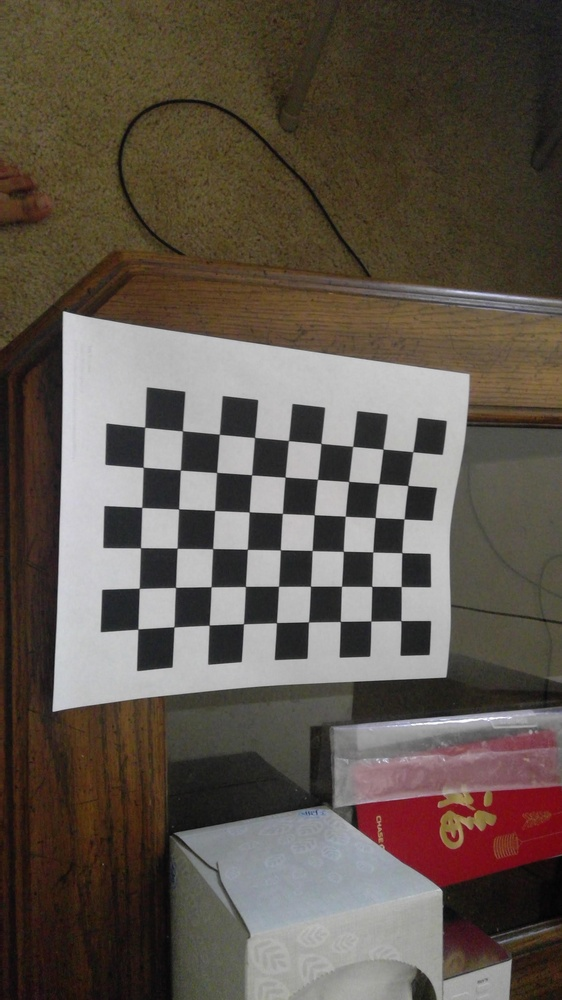
#> input picture commu-intell/ros/src/ar_tags/detect2/chessboard1.jpeg, 562 x 1000 px, shrunk from 1836 x 3264 before the run; its folder holds only this picture in this run
$ python trial.py
#> lines starting #> are read from the running program, lines starting #| are printed output that depends on the picture; after the words box and inside, x2 and y2 are one past the last pixel; in counts of white or black regions, pixels touching at a corner belong together; long printed decimals are rounded
#!/usr/bin/python

import numpy
import cv2
import pickle
import glob

# Create arrays you'll use to store object points and image points from all images processed
objpoints = [] # 3D point in real world space where chess squares are
imgpoints = [] # 2D point in image plane, determined by CV2

# Chessboard variables
CHESSBOARD_CORNERS_ROWCOUNT = 9
CHESSBOARD_CORNERS_COLCOUNT = 6

# Theoretical object points for the chessboard we're calibrating against,
# These will come out like:
#     (0, 0, 0), (1, 0, 0), ...,
#     (CHESSBOARD_CORNERS_ROWCOUNT-1, CHESSBOARD_CORNERS_COLCOUNT-1, 0)
# Note that the Z value for all stays at 0, as this is a printed out 2D image
# And also that the max point is -1 of the max because we're zero-indexing
# The following line generates all the tuples needed at (0, 0, 0)
objp = numpy.zeros((CHESSBOARD_CORNERS_ROWCOUNT*CHESSBOARD_CORNERS_COLCOUNT,3), numpy.float32)
# The following line fills the tuples just generated with their values (0, 0, 0), (1, 0, 0), ...
objp[:,:2] = numpy.mgrid[0:CHESSBOARD_CORNERS_ROWCOUNT,0:CHESSBOARD_CORNERS_COLCOUNT].T.reshape(-1, 2)

# Need a set of images or a video taken with the camera you want to calibrate
# I'm using a set of images taken with the camera with the naming convention:
# 'camera-pic-of-chessboard-<NUMBER>.jpg'
images = glob.glob('/home/mvempati/Desktop/aruco_test/detect2/chessboard*.jpeg', recursive=True)
# All images used should be the same size, which if taken with the same camera shouldn't be a problem
imageSize = None # Determined at runtime

# Loop through images glob'ed
for iname in images:
    # Open the image
    img = cv2.imread(iname)
#> img is the input picture: shape (1000, 562, 3); mean B, G, R 76.3, 85.5, 95.2
    # Grayscale the image
    gray = cv2.cvtColor(img, cv2.COLOR_BGR2GRAY)
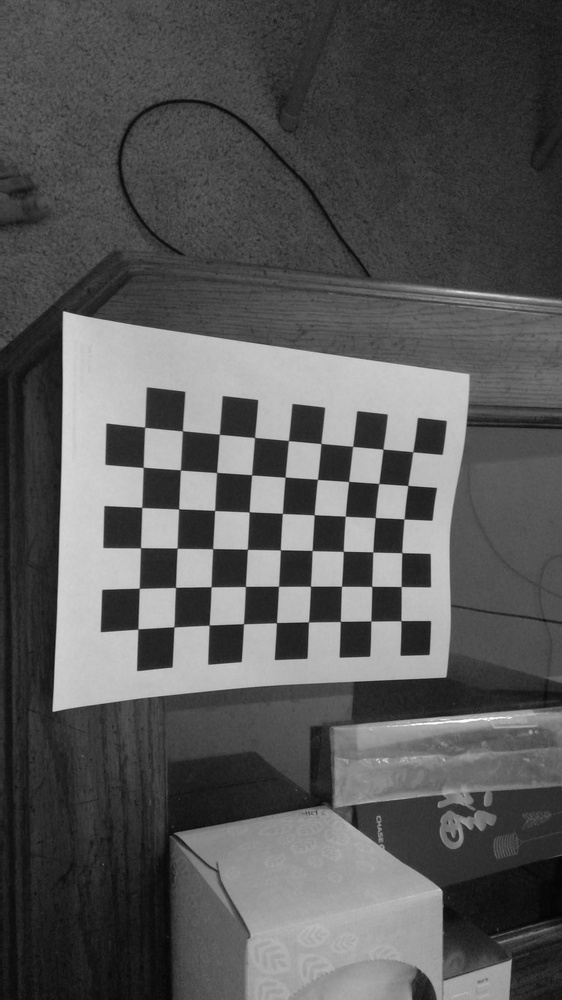
#> gray: shape (1000, 562); min 2, max 255, mean 87.4

    # Find chessboard in the image, setting PatternSize(2nd arg) to a tuple of (#rows, #columns)
    board, corners = cv2.findChessboardCorners(gray, (CHESSBOARD_CORNERS_ROWCOUNT,CHESSBOARD_CORNERS_COLCOUNT), None)
#> board = True; corners = 54 rows, first 8: [400.8, 620.7], [370.8, 621], [340.3, 621.5], [308.5, 621.9], [276.5, 622.7], [243.5, 623.7], [209.2, 625.1], [173.8, 626.9]

    # If a chessboard was found, let's collect image/corner points
    if board == True:
        # Add the points in 3D that we just discovered
        objpoints.append(objp)

        # Enhance corner accuracy with cornerSubPix
        corners_acc = cv2.cornerSubPix(
                image=gray,
                corners=corners,
                winSize=(11, 11),
                zeroZone=(-1, -1),
                criteria=(cv2.TERM_CRITERIA_EPS + cv2.TERM_CRITERIA_MAX_ITER, 30, 0.001)) # Last parameter is about termination critera
#> corners_acc = 54 rows, first 8: [400.9, 620.7], [370.8, 621], [340.3, 621.4], [308.5, 621.9], [276.4, 622.6], [243.5, 623.7], [209.2, 625.2], [174, 626.8]
        imgpoints.append(corners_acc)

        # If our image size is unknown, set it now
        if not imageSize:
            imageSize = gray.shape[::-1]

        # Draw the corners to a new image to show whoever is performing the calibration
        # that the board was properly detected
        img = cv2.drawChessboardCorners(img, (CHESSBOARD_CORNERS_ROWCOUNT, CHESSBOARD_CORNERS_COLCOUNT), corners_acc, board)
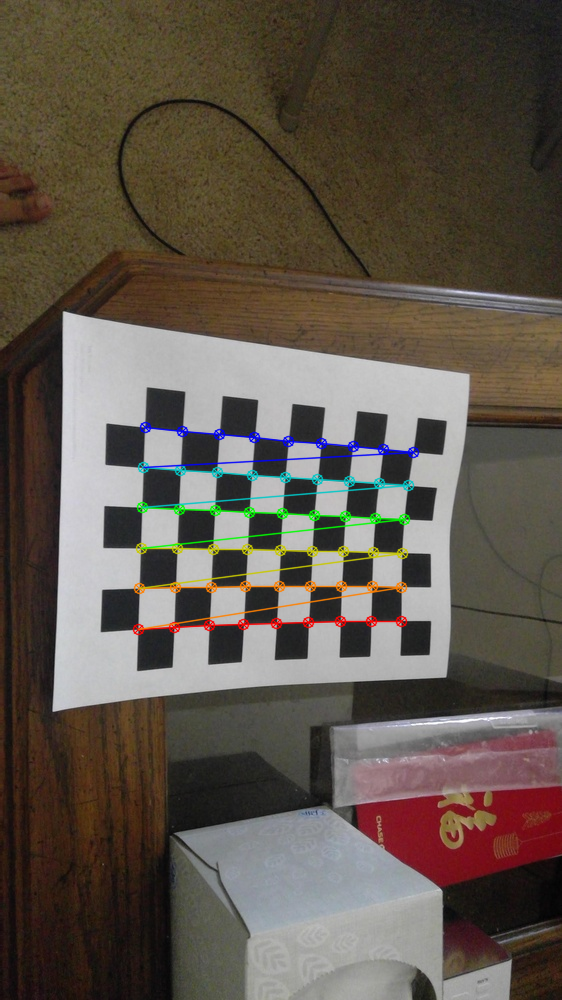
#> img: shape (1000, 562, 3); 2.28% of pixels changed, all inside (x1, y1, x2, y2) = (132, 421, 420, 636)
        # Pause to display each image, waiting for key press
        cv2.imshow('Chessboard', img)
        cv2.waitKey(0)
    else:
        print("Not able to detect a chessboard in image: {}".format(iname))

# Destroy any open CV windows
cv2.destroyAllWindows()

# Make sure at least one image was found
if len(images) < 1:
    # Calibration failed because there were no images, warn the user
    print("Calibration was unsuccessful. No images of chessboards were found. Add images of chessboards and use or alter the naming conventions used in this file.")
    # Exit for failure
    exit()

# Make sure we were able to calibrate on at least one chessboard by checking
# if we ever determined the image size
if not imageSize:
    # Calibration failed because we didn't see any chessboards of the PatternSize used
    print("Calibration was unsuccessful. We couldn't detect chessboards in any of the images supplied. Try changing the patternSize passed into findChessboardCorners(), or try different pictures of chessboards.")
    # Exit for failure
    exit()

# Now that we've seen all of our images, perform the camera calibration
# based on the set of points we've discovered
calibration, cameraMatrix, distCoeffs, rvecs, tvecs = cv2.calibrateCamera(
        objectPoints=objpoints,
        imagePoints=imgpoints,
        imageSize=imageSize,
        cameraMatrix=None,
        distCoeffs=None)
#> calibration = 0.587; cameraMatrix = [[405.2, 0, 362.1], [0, 431, 456.8], [0, 0, 1]]; distCoeffs = [[0.315, -0.532, -0.00458, 0.09, 0.437]]; rvecs = ([0.57, 0.126, -3],); tvecs = ([1.02, 4.82, 13.21],)

# Print matrix and distortion coefficient to the console
print(cameraMatrix)
#| [[405.203   0.         362.122]
#|  [  0.         430.965 456.768]
#|  [  0.           0.           1.        ]]
print(distCoeffs)
#| [[ 0.3145 -0.532 -0.004577  0.09004  0.4375]]

# Save values to be used where matrix+dist is required, for instance for posture estimation
# I save files in a pickle file, but you can use yaml or whatever works for you
f = open('calibration.pckl', 'wb')
pickle.dump((cameraMatrix, distCoeffs, rvecs, tvecs), f)
f.close()

# Print to console our success
print('Calibration successful. Calibration file used: {}'.format('calibration.pckl'))

$ run again, on commu-intell/ros/src/ar_tags/detect2/chessboard5.jpeg
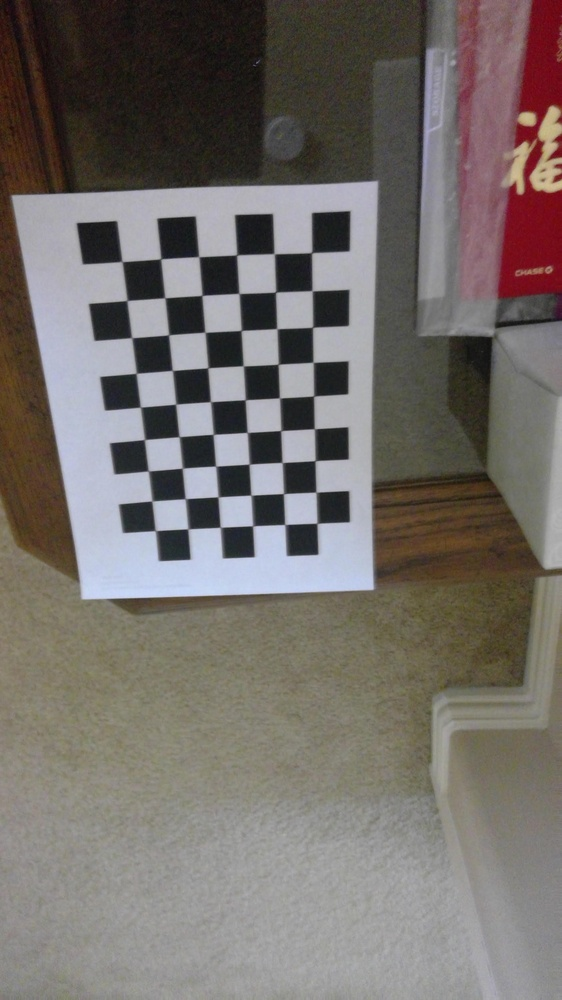
#> input picture commu-intell/ros/src/ar_tags/detect2/chessboard5.jpeg, 562 x 1000 px, shrunk from 1836 x 3264 before the run
#> img is the input picture: shape (1000, 562, 3); mean B, G, R 106.1, 110.3, 116.3
#> `gray = cv2.cvtColor(img, cv2.COLOR_BGR2GRAY)`:
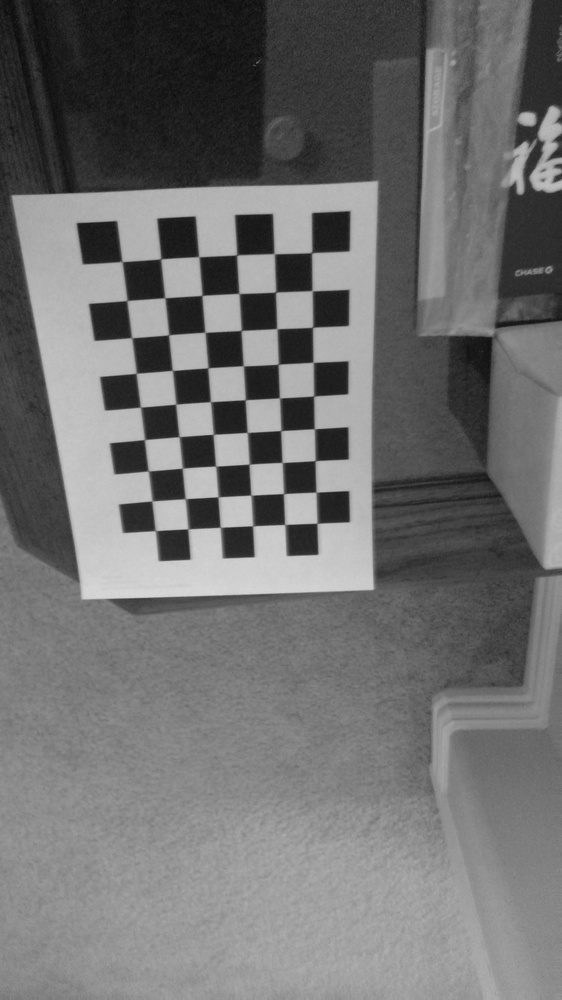
#> gray: shape (1000, 562); min 9, max 217, mean 111.6
#> board = True; corners = 54 rows, first 8: [311.4, 252.7], [312.1, 290.7], [312.4, 327.3], [313, 362.2], [313.5, 396.1], [314.3, 428.8], [314.9, 460.7], [315.6, 492]
#> corners_acc = 54 rows, first 8: [311.7, 252.6], [312.2, 290.7], [312.6, 327.3], [313.2, 362.3], [313.7, 396], [314.4, 428.7], [315.2, 460.6], [316.1, 492.2]
#> `img = cv2.drawChessboardCorners(img, (CHESSBOARD_CORNERS_ROWCOUNT, CHE..`:
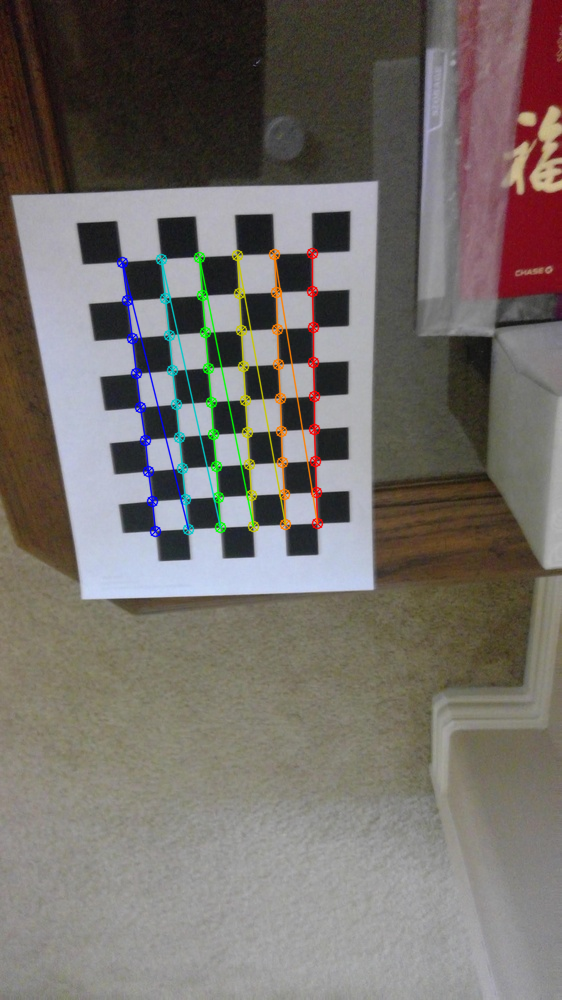
#> img: shape (1000, 562, 3); 2.32% of pixels changed, all inside (x1, y1, x2, y2) = (116, 247, 324, 538)
#> calibration = 0.458; cameraMatrix = [[1158.3, 0, 408.7], [0, 1587.8, 494.5], [0, 0, 1]]; distCoeffs = [[0.489, 5.84, 0.146, 0.114, -34.51]]; rvecs = ([0.65, -0.679, 1.48],); tvecs = ([-2.61, -4.7, 28.39],)
#| [[1.15825101e+03 0.00000000e+00 4.08654416e+02]
#|  [0.00000000e+00 1.58780661e+03 4.94528638e+02]
#|  [0.00000000e+00 0.00000000e+00 1.00000000e+00]]
#| [[  0.4889    5.835   0.146   0.1143 -34.514]]

$ run again, on commu-intell/ros/src/ar_tags/detect2/chessboard6.jpeg
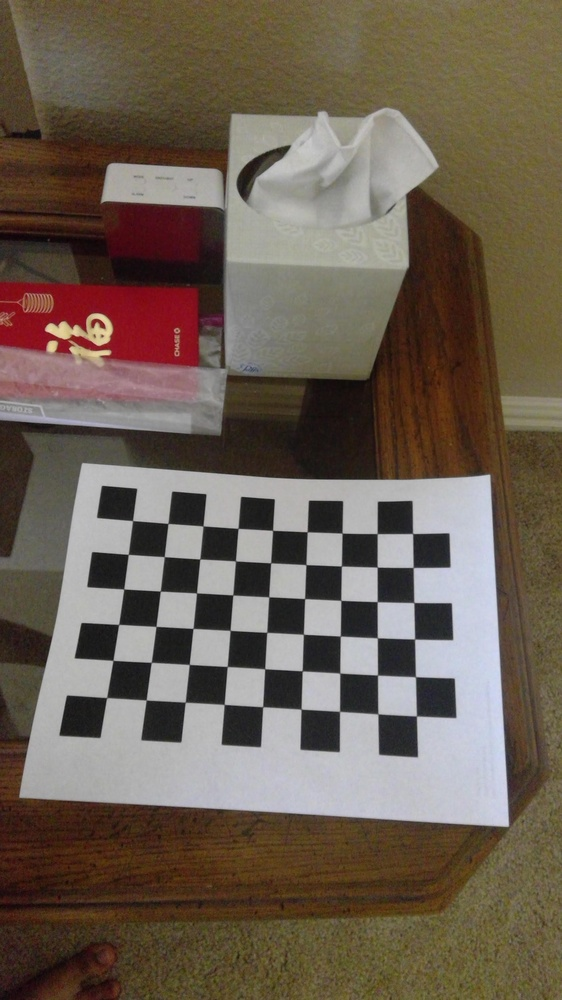
#> input picture commu-intell/ros/src/ar_tags/detect2/chessboard6.jpeg, 562 x 1000 px, shrunk from 1836 x 3264 before the run
#> img is the input picture: shape (1000, 562, 3); mean B, G, R 82.2, 95.1, 108.2
#> `gray = cv2.cvtColor(img, cv2.COLOR_BGR2GRAY)`:
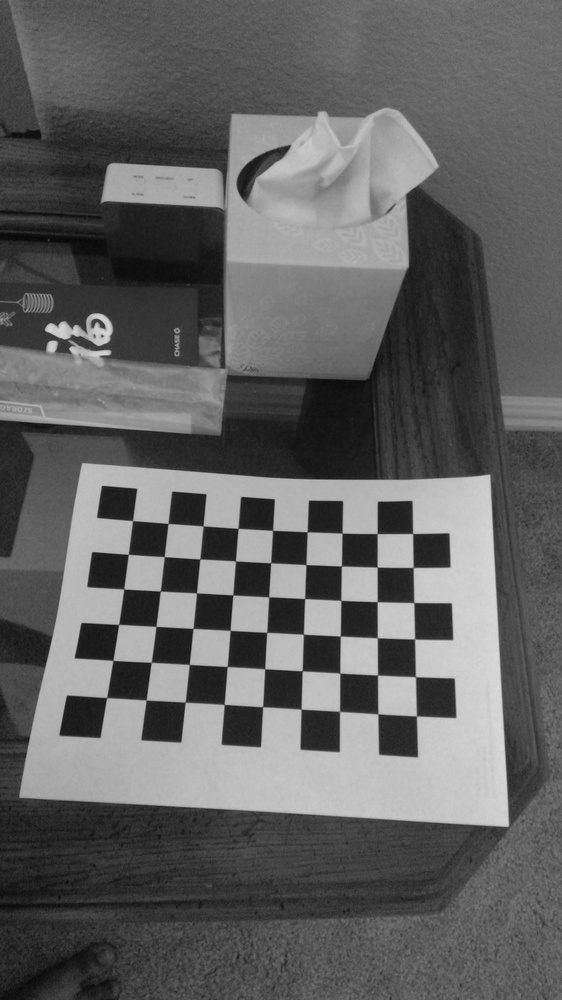
#> gray: shape (1000, 562); min 5, max 219, mean 97.6
#> board = True; corners = 54 rows, first 8: [132.5, 520.6], [167.8, 523.5], [202.9, 525.9], [238, 528.4], [272.6, 530.4], [307.2, 531.8], [342.2, 533.2], [377.3, 533.6]
#> corners_acc = 54 rows, first 8: [132.5, 520.6], [168, 523.4], [203, 525.9], [238.1, 528.4], [272.6, 530.3], [307.2, 531.8], [342.1, 533.1], [377.2, 533.6]
#> `img = cv2.drawChessboardCorners(img, (CHESSBOARD_CORNERS_ROWCOUNT, CHE..`:
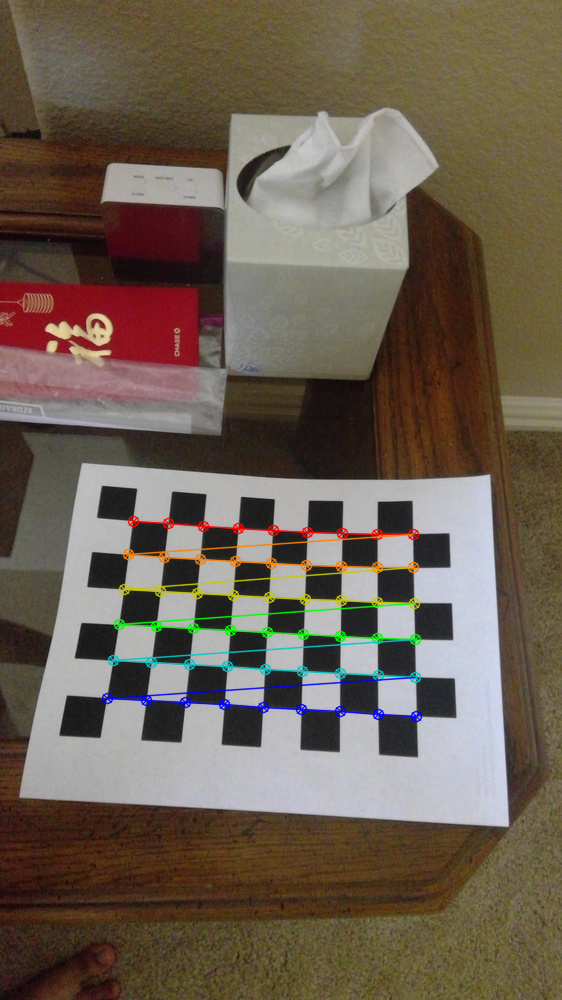
#> img: shape (1000, 562, 3); 2.44% of pixels changed, all inside (x1, y1, x2, y2) = (101, 515, 423, 723)
#> calibration = 0.387; cameraMatrix = [[804.1, 0, 448.3], [0, 841.3, 355.6], [0, 0, 1]]; distCoeffs = [[0.348, -0.072, -0.148, 0.0537, -0.00214]]; rvecs = ([-0.494, 0.0723, -0.0194],); tvecs = ([-9.03, 5.16, 21.4],)
#| [[804.061   0.         448.331]
#|  [  0.         841.303 355.550]
#|  [  0.           0.           1.        ]]
#| [[ 0.3484 -0.07202 -0.1481  0.05375 -0.00214]]

$ run again, on commu-intell/ros/src/ar_tags/detect2/chessboard2.jpeg
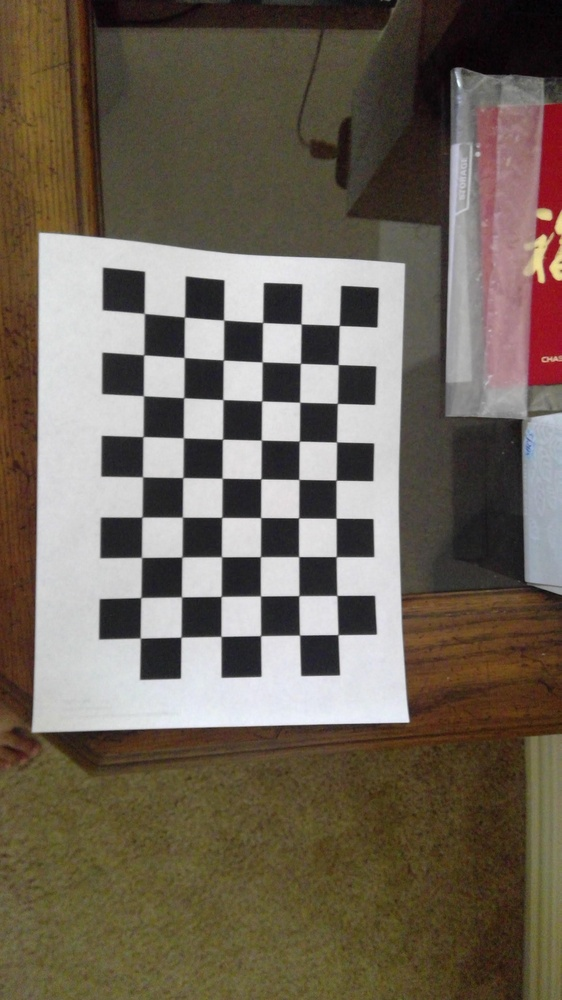
#> input picture commu-intell/ros/src/ar_tags/detect2/chessboard2.jpeg, 562 x 1000 px, shrunk from 1836 x 3264 before the run
#> img is the input picture: shape (1000, 562, 3); mean B, G, R 88.1, 101, 111.3
#> `gray = cv2.cvtColor(img, cv2.COLOR_BGR2GRAY)`:
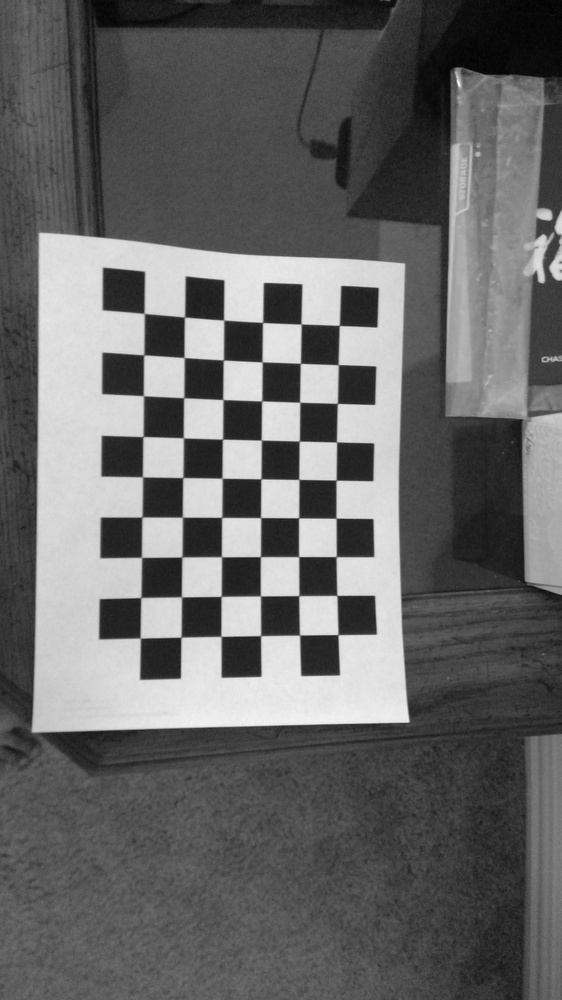
#> gray: shape (1000, 562); min 0, max 250, mean 102.6
#> board = True; corners = 54 rows, first 8: [339.3, 325.4], [338.2, 364.6], [337.4, 403.4], [336.5, 441.9], [336.2, 480.1], [336.2, 518.3], [336.2, 556.7], [336.8, 595.5]
#> corners_acc = 54 rows, first 8: [339.3, 325.5], [338.2, 364.6], [337.3, 403.4], [336.5, 442], [336.1, 480.1], [336.1, 518.2], [336.2, 556.6], [336.9, 595.4]
#> `img = cv2.drawChessboardCorners(img, (CHESSBOARD_CORNERS_ROWCOUNT, CHE..`:
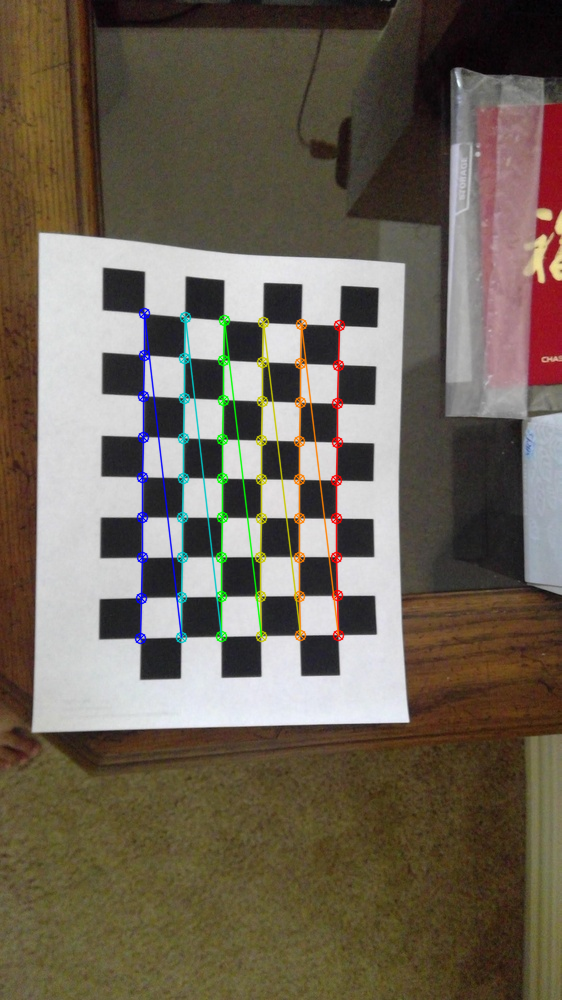
#> img: shape (1000, 562, 3); 2.58% of pixels changed, all inside (x1, y1, x2, y2) = (134, 307, 346, 645)
#> calibration = 0.384; cameraMatrix = [[1807.9, 0, 282.1], [0, 1610.4, 491.5], [0, 0, 1]]; distCoeffs = [[2.62, -162, 0.00404, 0.0771, 5467.7]]; rvecs = ([-0.408, -0.378, 1.55],); tvecs = ([1.29, -4.3, 42.61],)
#| [[1.80791097e+03 0.00000000e+00 2.82126895e+02]
#|  [0.00000000e+00 1.61039154e+03 4.91451900e+02]
#|  [0.00000000e+00 0.00000000e+00 1.00000000e+00]]
#| [[ 2.61713337e+00 -1.62011355e+02  4.04456025e-03  7.71414961e-02
#|    5.46774852e+03]]
